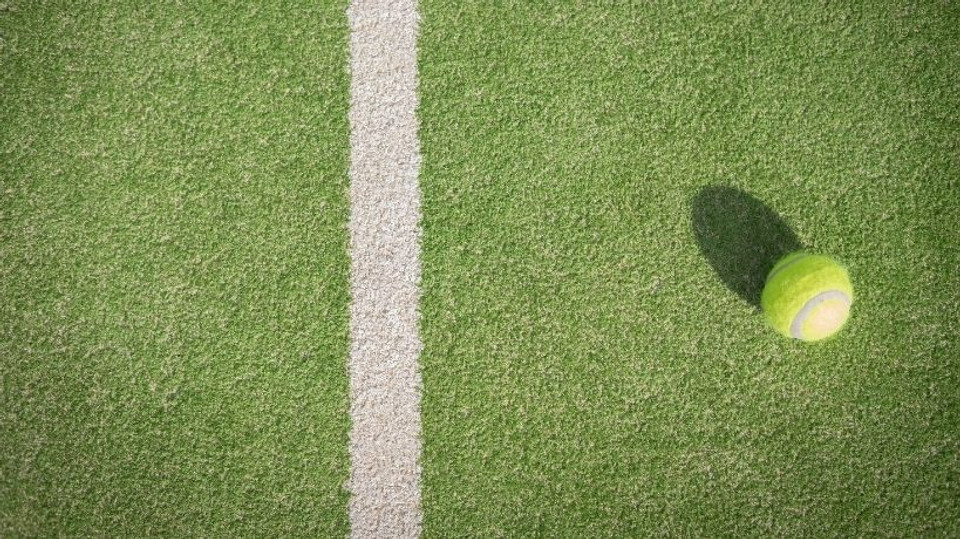
#> input picture img/tennis.jpg, 960 x 539 px, given in place of the camera
$ python cam.py
#> lines starting #> are read from the running program, lines starting #| are printed output that depends on the picture; after the words box and inside, x2 and y2 are one past the last pixel; in counts of white or black regions, pixels touching at a corner belong together
# import the opencv library
import cv2
import numpy as np
import time

FPS = 30
prev_time = time.time()

# define a video capture object
camera = cv2.VideoCapture(0, cv2.CAP_V4L2)
ret, frame = camera.read()
#> frame is the input picture: shape (539, 960, 3); mean B, G, R 84.5, 143.2, 125.6
camera.set(cv2.CAP_PROP_FOURCC, cv2.VideoWriter_fourcc("M", "J", "P", "G"))

#######################

width = camera.get(cv2.CAP_PROP_FRAME_WIDTH)
height = camera.get(cv2.CAP_PROP_FRAME_HEIGHT)
print('default resolution width {} height {}'.format(width, height))

# 1280x720 해상도로 변경 시도
print('set resolution width {} height {}'.format(1280, 720))
camera.set(cv2.CAP_PROP_FRAME_WIDTH, 1280)
camera.set(cv2.CAP_PROP_FRAME_HEIGHT, 720)

width = camera.get(cv2.CAP_PROP_FRAME_WIDTH)
height = camera.get(cv2.CAP_PROP_FRAME_HEIGHT)
print('default resolution width {} height {}'.format(width, height))

#######################

while True:

    # Capture the video frame
    # by frame
    ret, frame = camera.read()

#######################

    current_time = time.time() - prev_time

    if current_time > 1./ FPS :
    # if True:
        prev_time = time.time()

#######################

        hsv = cv2.cvtColor(frame, cv2.COLOR_BGR2HSV)
#> hsv: shape (539, 960, 3); mean H, S, V 37.8, 112, 143.8

        low_r = 100
        low_g = 10
        low_b = 15
        high_r = 255
        high_g = 255
        high_b = 110

        # green
        lower_color = np.array([low_b, low_g, low_r])
        upper_color = np.array([high_b, high_g, high_r])

        mask = cv2.inRange(hsv, lower_color, upper_color)
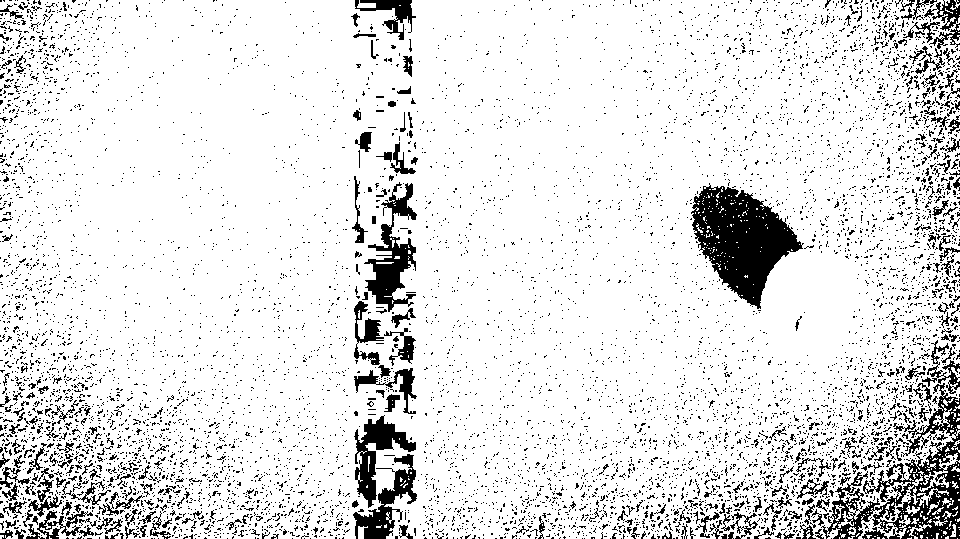
#> mask: shape (539, 960); 88.6% white; 7888 black regions (7605 under 20 px), largest, box (x1, y1, x2, y2) and area: (691, 183, 804, 309) 7360, (821, 383, 960, 539) 6308, (364, 182, 417, 312) 2608

        res = cv2.bitwise_and(frame, frame, mask=mask)
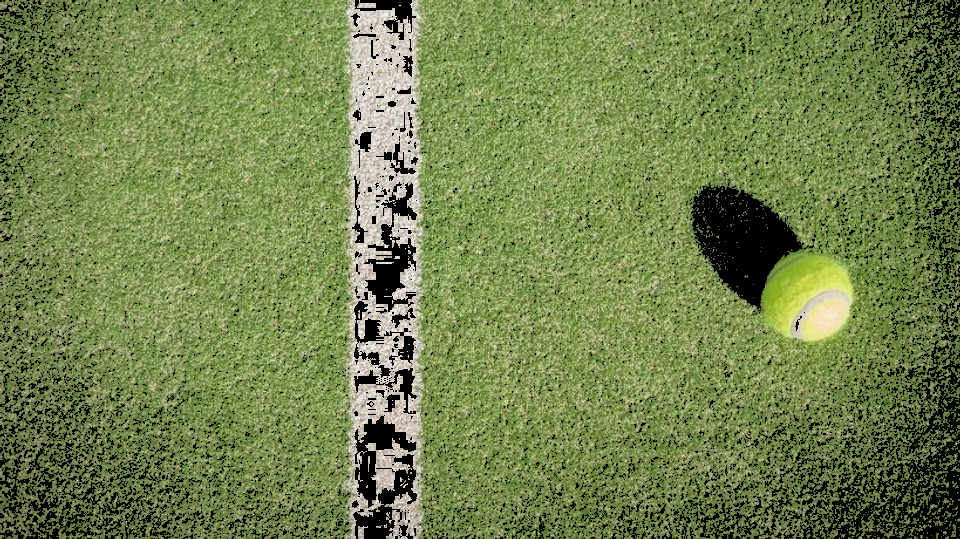
#> res: shape (539, 960, 3); mean B, G, R 77.1, 130.9, 114.7

#######################

        minDist = 100 # 500
        param1 = 50
        param2 = 30
        minRad = 0
        maxRad = 100

        gray = cv2.cvtColor(res, cv2.COLOR_BGR2GRAY)
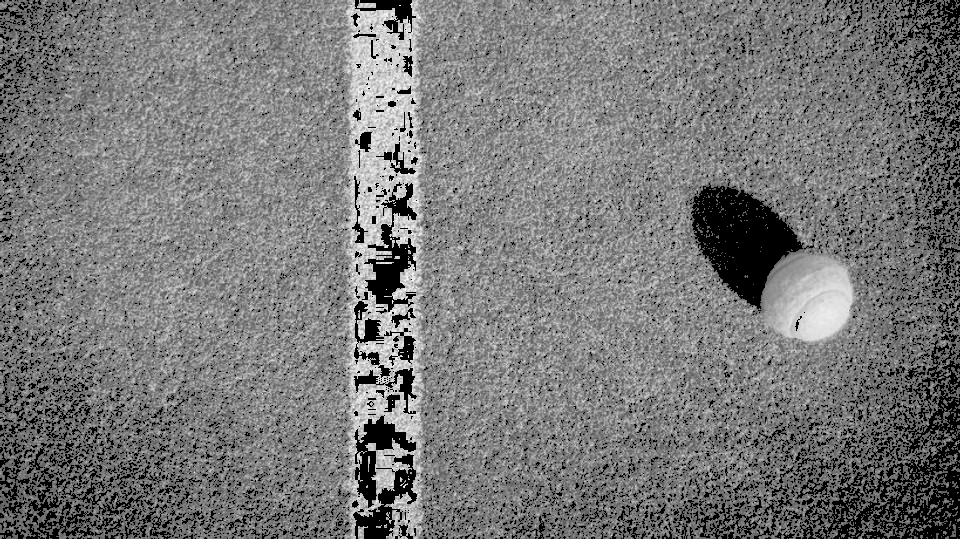
#> gray: shape (539, 960); min 0, max 254, mean 119.9
        gray = cv2.medianBlur(gray,5)
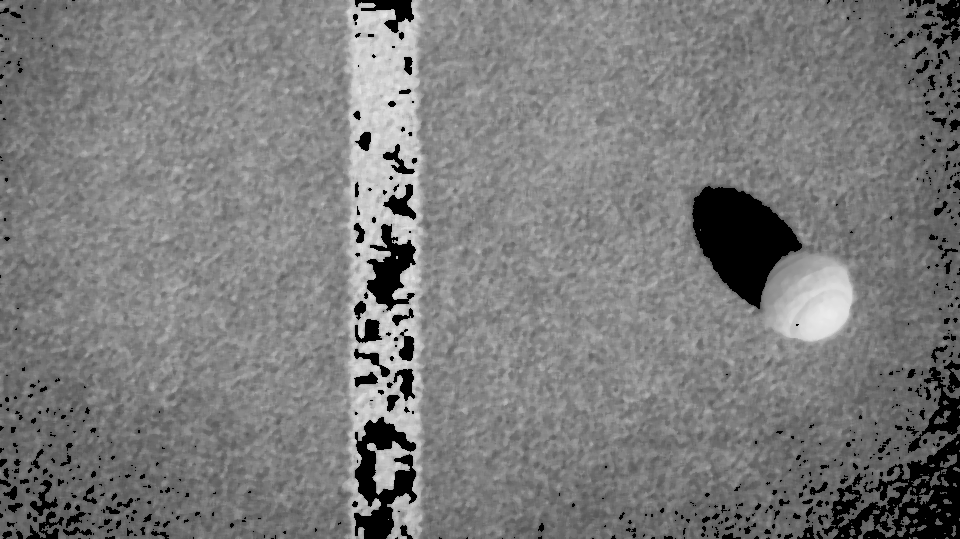
#> gray: shape (539, 960); min 0, max 235, mean 123

        circle = cv2.HoughCircles(gray, cv2.HOUGH_GRADIENT, 0.5, minDist, param1 = param1, param2 = param2, minRadius = minRad, maxRadius = maxRad)
#> circle = 38 rows, first 8: [713.5, 197.5, 99.4], [386.5, 248.5, 99.4], [410.5, 355.5, 99.4], [362.5, 136.5, 99.4], [764.5, 289.5, 99.4], [362.5, 452.5, 88.4], [96.5, 190.5, 80.7], [247.5, 146.5, 69.7]
        if circle is None:
            continue
        else:
            circle = np.uint16(np.round(circle))
#> circle = 38 rows, first 8: [714, 198, 99], [386, 248, 99], [410, 356, 99], [362, 136, 99], [764, 290, 99], [362, 452, 88], [96, 190, 81], [248, 146, 70]

        for i in circle[0, :]:
            # draw the outer circle
            cv2.circle(frame, (i[0], i[1]), i[2], (0, 255, 0), 2)
            print("obj{} X: {}\t Y: {}".format(i, i[0], i[1]))
#> this loop made 38 passes
#> i on passes 1 to 12: [714, 198, 99], [386, 248, 99], [410, 356, 99], [362, 136, 99], [764, 290, 99], [362, 452, 88], [96, 190, 81], [248, 146, 70], [884, 118, 58], [98, 330, 60], [516, 418, 56], [244, 308, 48]
#| obj[714 198  99] X: 714	 Y: 198
#| obj[386 248  99] X: 386	 Y: 248
#| obj[410 356  99] X: 410	 Y: 356
#| obj[362 136  99] X: 362	 Y: 136
#| obj[764 290  99] X: 764	 Y: 290
#| obj[362 452  88] X: 362	 Y: 452
#| obj[ 96 190  81] X: 96	 Y: 190
#| obj[248 146  70] X: 248	 Y: 146
#> (further printed lines are left out)
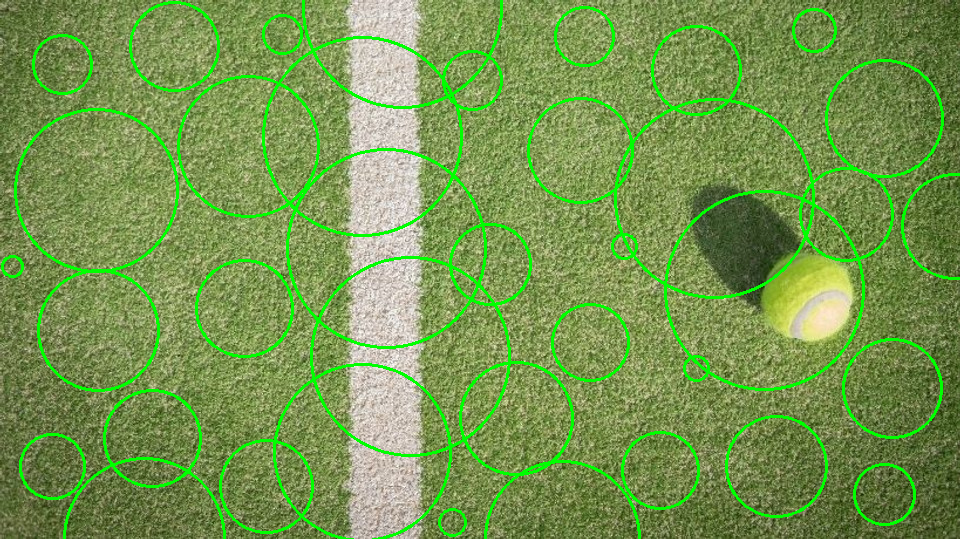
#> frame: shape (539, 960, 3); 6.57% of pixels changed, all inside (x1, y1, x2, y2) = (1, 0, 960, 539)

#######################
    # Display the resulting frame
    cv2.imshow("frame", frame)

    # the 'q' button is set as the
    # quitting button you may use any
    # desired button of your choice
    if cv2.waitKey(1) & 0xFF == ord("q"):
#> (key q is pressed here)
        break


# After the loop release the cap object
camera.release()
# Destroy all the windows
cv2.destroyAllWindows()
